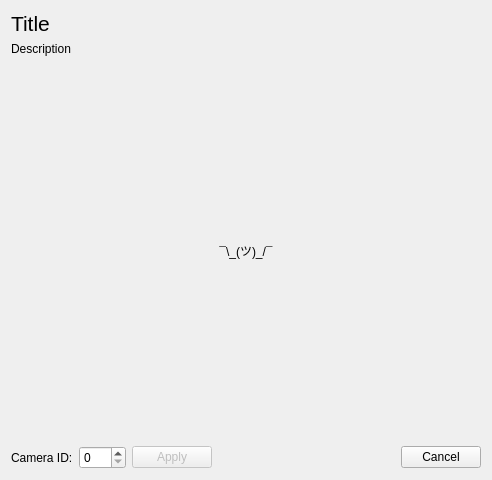
<?xml version="1.0" encoding="UTF-8"?>
<ui version="4.0">
 <class>Dialog</class>
 <widget class="QDialog" name="Dialog">
  <property name="geometry">
   <rect>
    <x>0</x>
    <y>0</y>
    <width>492</width>
    <height>480</height>
   </rect>
  </property>
  <property name="minimumSize">
   <size>
    <width>320</width>
    <height>240</height>
   </size>
  </property>
  <property name="windowTitle">
   <string>Dialog</string>
  </property>
  <layout class="QVBoxLayout" name="verticalLayout">
   <item>
    <widget class="QLabel" name="title">
     <property name="font">
      <font>
       <pointsize>16</pointsize>
      </font>
     </property>
     <property name="text">
      <string>Title</string>
     </property>
    </widget>
   </item>
   <item>
    <widget class="QLabel" name="description">
     <property name="text">
      <string>Description</string>
     </property>
    </widget>
   </item>
   <item>
    <layout class="QHBoxLayout" name="layout_parts"/>
   </item>
   <item>
    <widget class="QLabel" name="lb_preview">
     <property name="sizePolicy">
      <sizepolicy hsizetype="Expanding" vsizetype="Expanding">
       <horstretch>0</horstretch>
       <verstretch>0</verstretch>
      </sizepolicy>
     </property>
     <property name="text">
      <string>¯\_(ツ)_/¯</string>
     </property>
     <property name="alignment">
      <set>Qt::AlignCenter</set>
     </property>
    </widget>
   </item>
   <item>
    <layout class="QHBoxLayout" name="horizontalLayout">
     <item>
      <widget class="QLabel" name="lb_camera_id">
       <property name="text">
        <string>Camera ID:</string>
       </property>
      </widget>
     </item>
     <item>
      <widget class="QSpinBox" name="sb_camera_id">
       <property name="maximum">
        <number>999</number>
       </property>
      </widget>
     </item>
     <item>
      <widget class="QPushButton" name="btn_apply">
       <property name="enabled">
        <bool>false</bool>
       </property>
       <property name="text">
        <string>Apply</string>
       </property>
      </widget>
     </item>
     <item>
      <widget class="QDialogButtonBox" name="button_box">
       <property name="orientation">
        <enum>Qt::Horizontal</enum>
       </property>
       <property name="standardButtons">
        <set>QDialogButtonBox::Cancel</set>
       </property>
      </widget>
     </item>
    </layout>
   </item>
  </layout>
 </widget>
 <resources/>
 <connections>
  <connection>
   <sender>button_box</sender>
   <signal>accepted()</signal>
   <receiver>Dialog</receiver>
   <slot>accept()</slot>
   <hints>
    <hint type="sourcelabel">
     <x>248</x>
     <y>254</y>
    </hint>
    <hint type="destinationlabel">
     <x>157</x>
     <y>274</y>
    </hint>
   </hints>
  </connection>
  <connection>
   <sender>button_box</sender>
   <signal>rejected()</signal>
   <receiver>Dialog</receiver>
   <slot>reject()</slot>
   <hints>
    <hint type="sourcelabel">
     <x>316</x>
     <y>260</y>
    </hint>
    <hint type="destinationlabel">
     <x>286</x>
     <y>274</y>
    </hint>
   </hints>
  </connection>
 </connections>
</ui>
